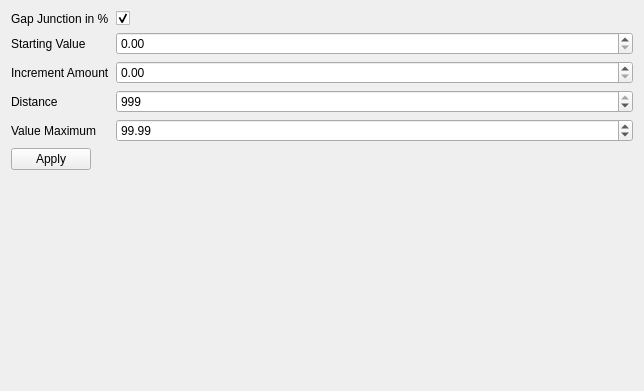
<?xml version="1.0" encoding="UTF-8"?>
<ui version="4.0">
 <class>ConductivityEditor</class>
 <widget class="QWidget" name="ConductivityEditor">
  <property name="geometry">
   <rect>
    <x>0</x>
    <y>0</y>
    <width>644</width>
    <height>391</height>
   </rect>
  </property>
  <property name="windowTitle">
   <string>Conductivity Editor</string>
  </property>
  <layout class="QFormLayout" name="formLayout">
   <item row="2" column="0">
    <widget class="QLabel" name="startingValueLabel">
     <property name="toolTip">
      <string>&lt;html&gt;&lt;head/&gt;&lt;body&gt;&lt;p&gt;The value that will be assigned to the selected nodes&lt;/p&gt;&lt;/body&gt;&lt;/html&gt;</string>
     </property>
     <property name="text">
      <string>Starting Value</string>
     </property>
    </widget>
   </item>
   <item row="2" column="1">
    <widget class="QDoubleSpinBox" name="startingValueDoubleSpinBox"/>
   </item>
   <item row="3" column="0">
    <widget class="QLabel" name="incrementAmountLabel">
     <property name="text">
      <string>Increment Amount</string>
     </property>
    </widget>
   </item>
   <item row="3" column="1">
    <widget class="QDoubleSpinBox" name="incrementAmountDoubleSpinBox"/>
   </item>
   <item row="4" column="0">
    <widget class="QLabel" name="distanceLabel">
     <property name="toolTip">
      <string>&lt;html&gt;&lt;head/&gt;&lt;body&gt;&lt;p&gt;The starting value will be incremented by Increment Amount for each distance.&lt;/p&gt;&lt;/body&gt;&lt;/html&gt;</string>
     </property>
     <property name="text">
      <string>Distance</string>
     </property>
    </widget>
   </item>
   <item row="4" column="1">
    <widget class="QSpinBox" name="distanceSpinBox">
     <property name="maximum">
      <number>999</number>
     </property>
     <property name="value">
      <number>999</number>
     </property>
    </widget>
   </item>
   <item row="5" column="0">
    <widget class="QLabel" name="valueMaximumLabel">
     <property name="toolTip">
      <string>&lt;html&gt;&lt;head/&gt;&lt;body&gt;&lt;p&gt;After this value has been reached all cells farther away will have this conductivity&lt;/p&gt;&lt;/body&gt;&lt;/html&gt;</string>
     </property>
     <property name="text">
      <string>Value Maximum</string>
     </property>
    </widget>
   </item>
   <item row="5" column="1">
    <widget class="QDoubleSpinBox" name="valueMaximumDoubleSpinBox">
     <property name="maximum">
      <double>100.000000000000000</double>
     </property>
     <property name="value">
      <double>99.989999999999995</double>
     </property>
    </widget>
   </item>
   <item row="6" column="0">
    <widget class="QPushButton" name="applyButton">
     <property name="text">
      <string>Apply</string>
     </property>
    </widget>
   </item>
   <item row="1" column="1">
    <widget class="QCheckBox" name="percValuesCheckBox">
     <property name="text">
      <string/>
     </property>
     <property name="checked">
      <bool>true</bool>
     </property>
    </widget>
   </item>
   <item row="1" column="0">
    <widget class="QLabel" name="label">
     <property name="text">
      <string>Gap Junction in %</string>
     </property>
    </widget>
   </item>
  </layout>
 </widget>
 <resources/>
 <connections/>
</ui>
